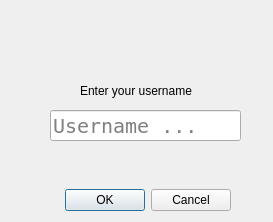
<?xml version="1.0" encoding="UTF-8"?>
<ui version="4.0">
 <class>GetName</class>
 <widget class="QDialog" name="GetName">
  <property name="geometry">
   <rect>
    <x>0</x>
    <y>0</y>
    <width>273</width>
    <height>222</height>
   </rect>
  </property>
  <property name="windowTitle">
   <string>Dialog</string>
  </property>
  <widget class="QDialogButtonBox" name="buttonBox">
   <property name="geometry">
    <rect>
     <x>10</x>
     <y>180</y>
     <width>221</width>
     <height>41</height>
    </rect>
   </property>
   <property name="orientation">
    <enum>Qt::Horizontal</enum>
   </property>
   <property name="standardButtons">
    <set>QDialogButtonBox::Cancel|QDialogButtonBox::Ok</set>
   </property>
  </widget>
  <widget class="QLineEdit" name="lineEdit">
   <property name="geometry">
    <rect>
     <x>50</x>
     <y>110</y>
     <width>191</width>
     <height>31</height>
    </rect>
   </property>
   <property name="font">
    <font>
     <family>NSimSun</family>
     <pointsize>15</pointsize>
    </font>
   </property>
   <property name="placeholderText">
    <string>Username ...</string>
   </property>
  </widget>
  <widget class="QLabel" name="label">
   <property name="geometry">
    <rect>
     <x>80</x>
     <y>80</y>
     <width>131</width>
     <height>21</height>
    </rect>
   </property>
   <property name="text">
    <string>Enter your username</string>
   </property>
  </widget>
 </widget>
 <resources/>
 <connections>
  <connection>
   <sender>buttonBox</sender>
   <signal>accepted()</signal>
   <receiver>GetName</receiver>
   <slot>accept()</slot>
   <hints>
    <hint type="sourcelabel">
     <x>248</x>
     <y>254</y>
    </hint>
    <hint type="destinationlabel">
     <x>157</x>
     <y>274</y>
    </hint>
   </hints>
  </connection>
  <connection>
   <sender>buttonBox</sender>
   <signal>rejected()</signal>
   <receiver>GetName</receiver>
   <slot>reject()</slot>
   <hints>
    <hint type="sourcelabel">
     <x>316</x>
     <y>260</y>
    </hint>
    <hint type="destinationlabel">
     <x>286</x>
     <y>274</y>
    </hint>
   </hints>
  </connection>
 </connections>
</ui>
